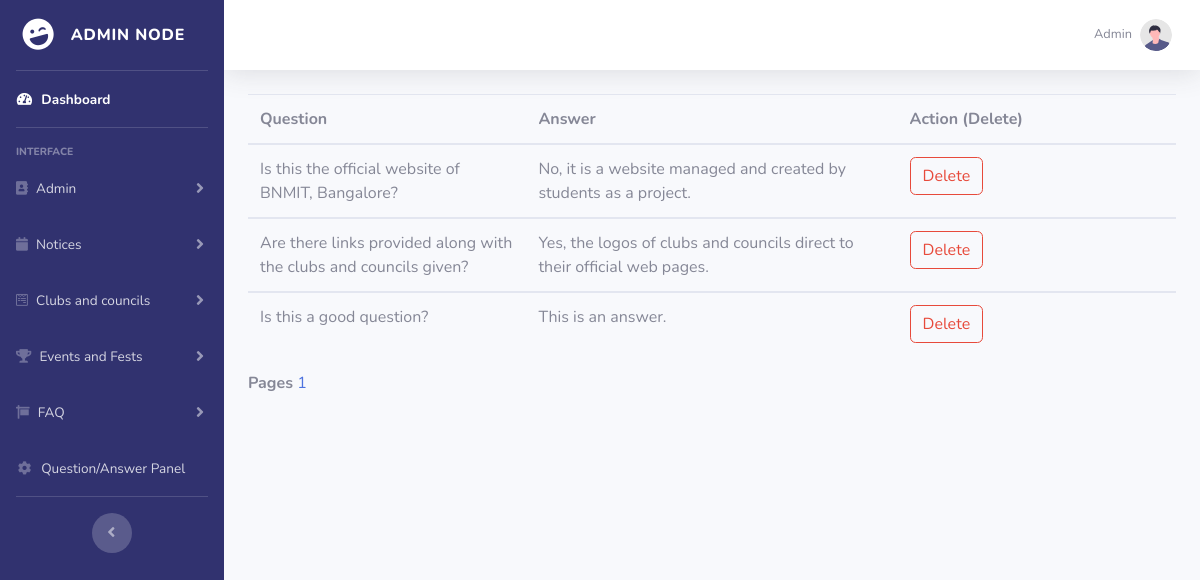
/view_faq.php (signed in), run on the app's committed database.
### tables this page shows
CREATE TABLE `faq` (
  `faq_id` int(11) NOT NULL,
  `question` varchar(255) NOT NULL,
  `answer` varchar(1200) NOT NULL
);

### view_faq.php (the view, shortened to what this page needs)
<!DOCTYPE html>
<html lang="en" dir="ltr">
<head>
    <link href="vendor/fontawesome-free/css/all.min.css" rel="stylesheet" type="text/css">
    <link href="css/sb-admin-2.min.css" rel="stylesheet">
</head>
<body id="page-top">
<div id="wrapper">
    <?php
        include 'include/sidebar.php'
    ?>
    <div id="content-wrapper" class="d-flex flex-column">
        <div id="content">
            <?php
                include 'include/topbar.php'
            ?>
<div class="container-fluid">
                           <?php
$con = mysqli_connect("localhost", "root", "");
mysqli_select_db($con, "campus_cauldron");
if (isset($_GET["page"])) { $page = $_GET["page"]; } else { $page=1; };
$start_from = ($page-1) * 20;
$sql = "select * from faq ORDER BY faq_id DESC LIMIT $start_from, 20";
$rs_result = mysqli_query ($con,$sql);
?>
                              <table class="table">
<thead>
                                        <tr>
											<th width="30%">Question</th>
                                            <th width="40%">Answer</th>
											<th  width="30%">Action (Delete)</th>
                                        </tr>
                                    </thead>
<?php
while ($row = mysqli_fetch_assoc($rs_result)) {
?>
<tbody>
                                        <tr>
                                            <td> <?php echo $row["question"]; ?> </td>
											<td><?php echo $row["answer"]; ?></td>
                      <td><a class="btn btn-outline-danger" href='faqdelete.php?key1=<?php echo $row["faq_id"]; ?>'>Delete</a>
                      </td>
                                        </tr>
										</tbody>
<?php
};
?>
</table>
<strong>Pages  </strong>
<?php
$sql = "SELECT COUNT(question) FROM faq";
$rs_result = mysqli_query($con,$sql);
$row = mysqli_fetch_row($rs_result);
$total_records = $row[0];
$total_pages = ceil($total_records / 20);
for ($i=1; $i<=$total_pages; $i++) {
echo "<a href='viewuser.php?page=".$i."' class='navigation_item selected_navigation_item'>".$i."</a> ";
};
?>
</div>
</body>
</html>

### data on the page
faq: question "Is this the official website of BNMIT, Bangalore?", answer "No, it is a website managed and created by students as a project."
faq: question "Are there links provided along with the clubs and councils given?", answer "Yes, the logos of clubs and councils direct to their official web pages."
faq: question "Is this a good question?", answer "This is an answer."

### other printed values
$_SESSION['username'] "Admin"
